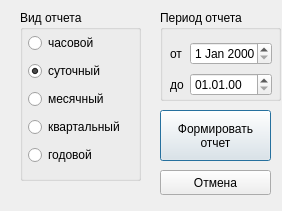
<?xml version="1.0" encoding="UTF-8"?>
<ui version="4.0">
 <class>ReportSetup</class>
 <widget class="QDialog" name="ReportSetup">
  <property name="windowModality">
   <enum>Qt::ApplicationModal</enum>
  </property>
  <property name="geometry">
   <rect>
    <x>0</x>
    <y>0</y>
    <width>282</width>
    <height>211</height>
   </rect>
  </property>
  <property name="sizePolicy">
   <sizepolicy hsizetype="Fixed" vsizetype="Fixed">
    <horstretch>0</horstretch>
    <verstretch>0</verstretch>
   </sizepolicy>
  </property>
  <property name="windowTitle">
   <string>Параметры отчета</string>
  </property>
  <property name="modal">
   <bool>true</bool>
  </property>
  <widget class="QGroupBox" name="grbxRepPeriod">
   <property name="geometry">
    <rect>
     <x>160</x>
     <y>10</y>
     <width>121</width>
     <height>91</height>
    </rect>
   </property>
   <property name="title">
    <string>Период отчета</string>
   </property>
   <widget class="QWidget" name="layoutWidget">
    <property name="geometry">
     <rect>
      <x>10</x>
      <y>30</y>
      <width>102</width>
      <height>60</height>
     </rect>
    </property>
    <layout class="QGridLayout" name="gridLayout">
     <item row="0" column="0">
      <widget class="QLabel" name="label_2">
       <property name="text">
        <string>от</string>
       </property>
      </widget>
     </item>
     <item row="0" column="1">
      <widget class="QDateEdit" name="deBegin"/>
     </item>
     <item row="1" column="0">
      <widget class="QLabel" name="label_3">
       <property name="text">
        <string>до</string>
       </property>
      </widget>
     </item>
     <item row="1" column="1">
      <widget class="QDateEdit" name="deEnd">
       <property name="showGroupSeparator" stdset="0">
        <bool>false</bool>
       </property>
       <property name="displayFormat">
        <string>dd.MM.yy</string>
       </property>
      </widget>
     </item>
    </layout>
   </widget>
  </widget>
  <widget class="QPushButton" name="bnCancel">
   <property name="geometry">
    <rect>
     <x>160</x>
     <y>170</y>
     <width>111</width>
     <height>25</height>
    </rect>
   </property>
   <property name="text">
    <string>Отмена</string>
   </property>
   <property name="shortcut">
    <string>Esc</string>
   </property>
   <property name="autoDefault">
    <bool>false</bool>
   </property>
  </widget>
  <widget class="QGroupBox" name="grbxRepType">
   <property name="geometry">
    <rect>
     <x>20</x>
     <y>10</y>
     <width>121</width>
     <height>171</height>
    </rect>
   </property>
   <property name="title">
    <string>Вид отчета</string>
   </property>
   <widget class="QWidget" name="layoutWidget_2">
    <property name="geometry">
     <rect>
      <x>8</x>
      <y>21</y>
      <width>105</width>
      <height>141</height>
     </rect>
    </property>
    <layout class="QVBoxLayout" name="verticalLayout">
     <item>
      <widget class="QRadioButton" name="rbnHourly">
       <property name="text">
        <string>часовой</string>
       </property>
       <property name="checked">
        <bool>false</bool>
       </property>
      </widget>
     </item>
     <item>
      <widget class="QRadioButton" name="rbnDaily">
       <property name="text">
        <string>суточный</string>
       </property>
       <property name="checked">
        <bool>true</bool>
       </property>
      </widget>
     </item>
     <item>
      <widget class="QRadioButton" name="rbnMonthly">
       <property name="text">
        <string>месячный</string>
       </property>
      </widget>
     </item>
     <item>
      <widget class="QRadioButton" name="rbnQuaterly">
       <property name="text">
        <string>квартальный</string>
       </property>
      </widget>
     </item>
     <item>
      <widget class="QRadioButton" name="rbnYearly">
       <property name="text">
        <string>годовой</string>
       </property>
      </widget>
     </item>
    </layout>
   </widget>
  </widget>
  <widget class="QCommandLinkButton" name="commandLinkButton">
   <property name="enabled">
    <bool>true</bool>
   </property>
   <property name="geometry">
    <rect>
     <x>281</x>
     <y>40</y>
     <width>31</width>
     <height>31</height>
    </rect>
   </property>
   <property name="text">
    <string/>
   </property>
  </widget>
  <widget class="QPushButton" name="bnMakeReport">
   <property name="geometry">
    <rect>
     <x>160</x>
     <y>110</y>
     <width>111</width>
     <height>51</height>
    </rect>
   </property>
   <property name="text">
    <string>Формировать
отчет</string>
   </property>
   <property name="shortcut">
    <string>Return</string>
   </property>
   <property name="default">
    <bool>true</bool>
   </property>
  </widget>
 </widget>
 <resources/>
 <connections/>
</ui>
